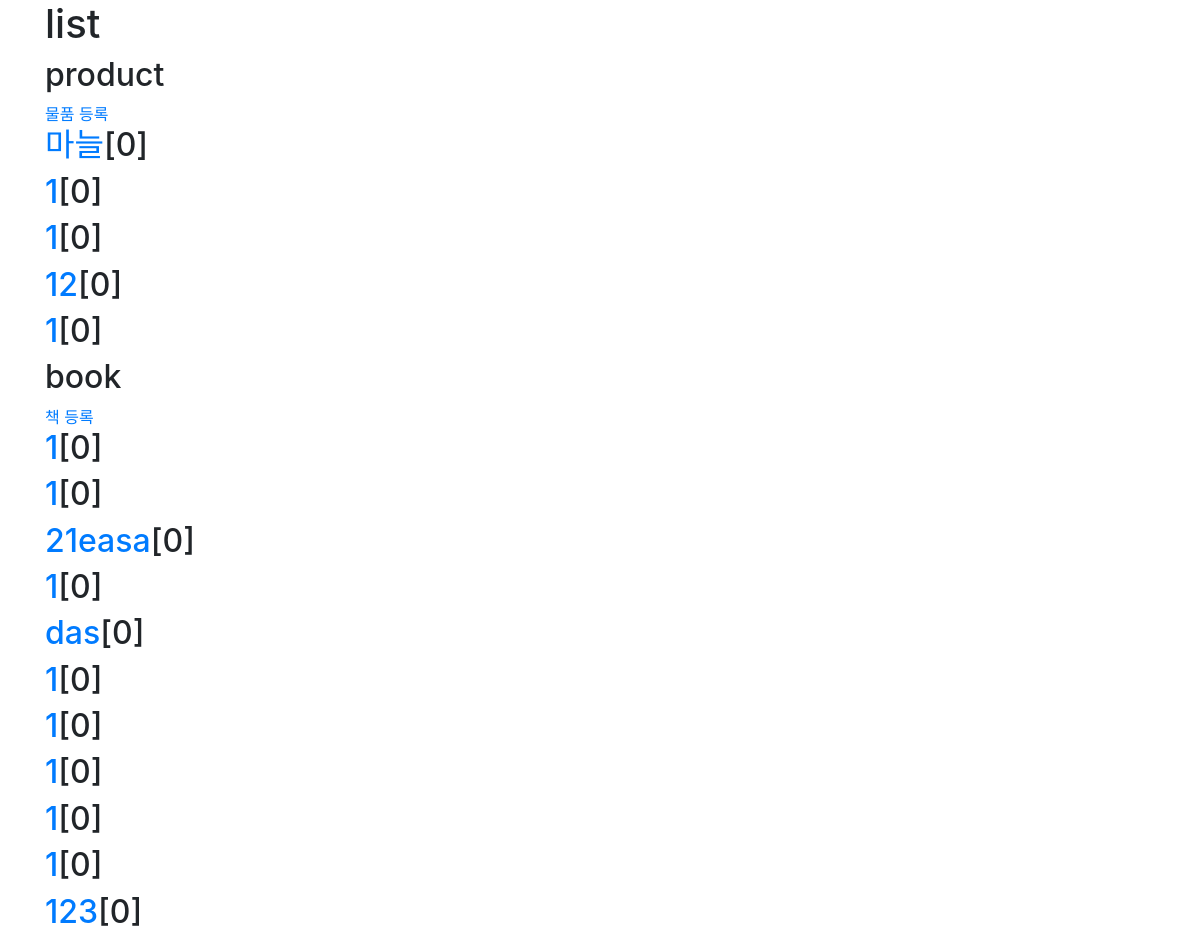
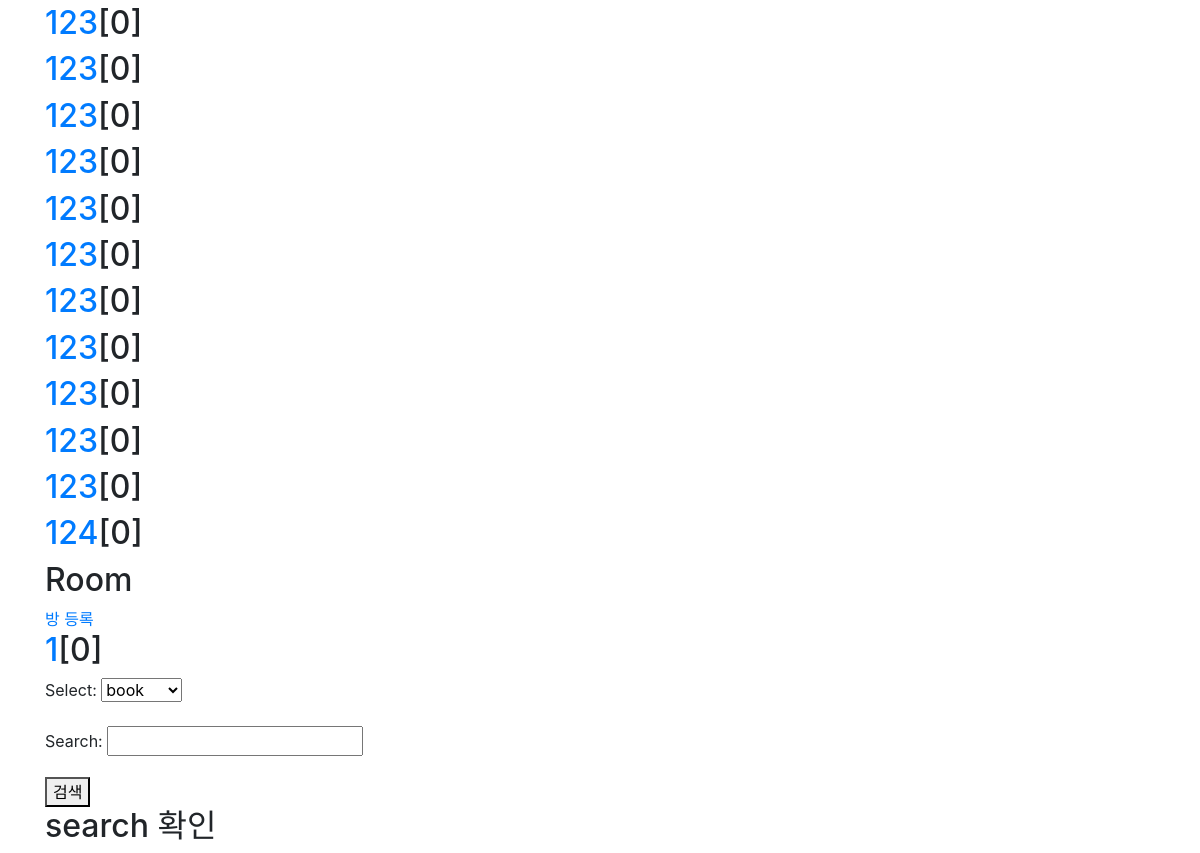
The page /market/ on the database as committed earlier (2 pictures, top to bottom).
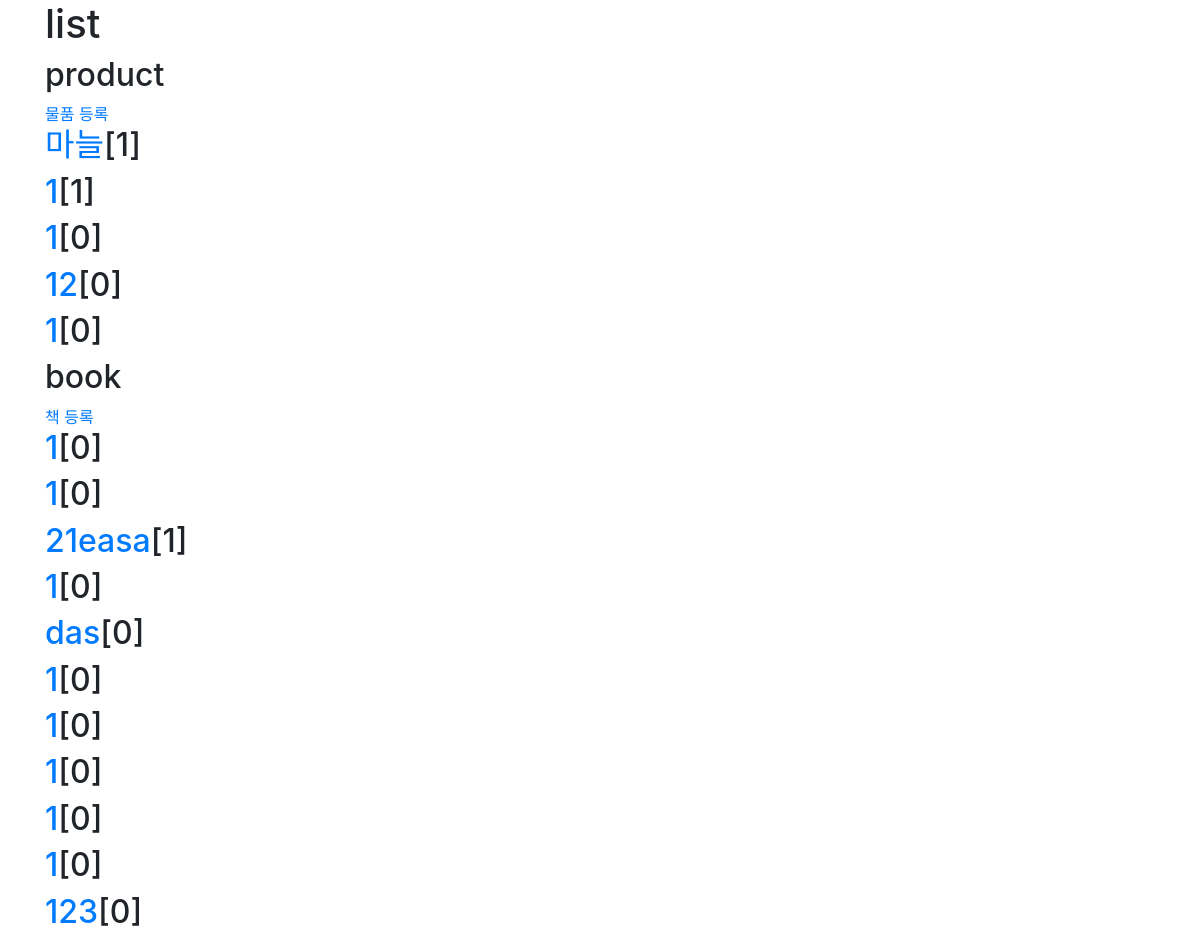
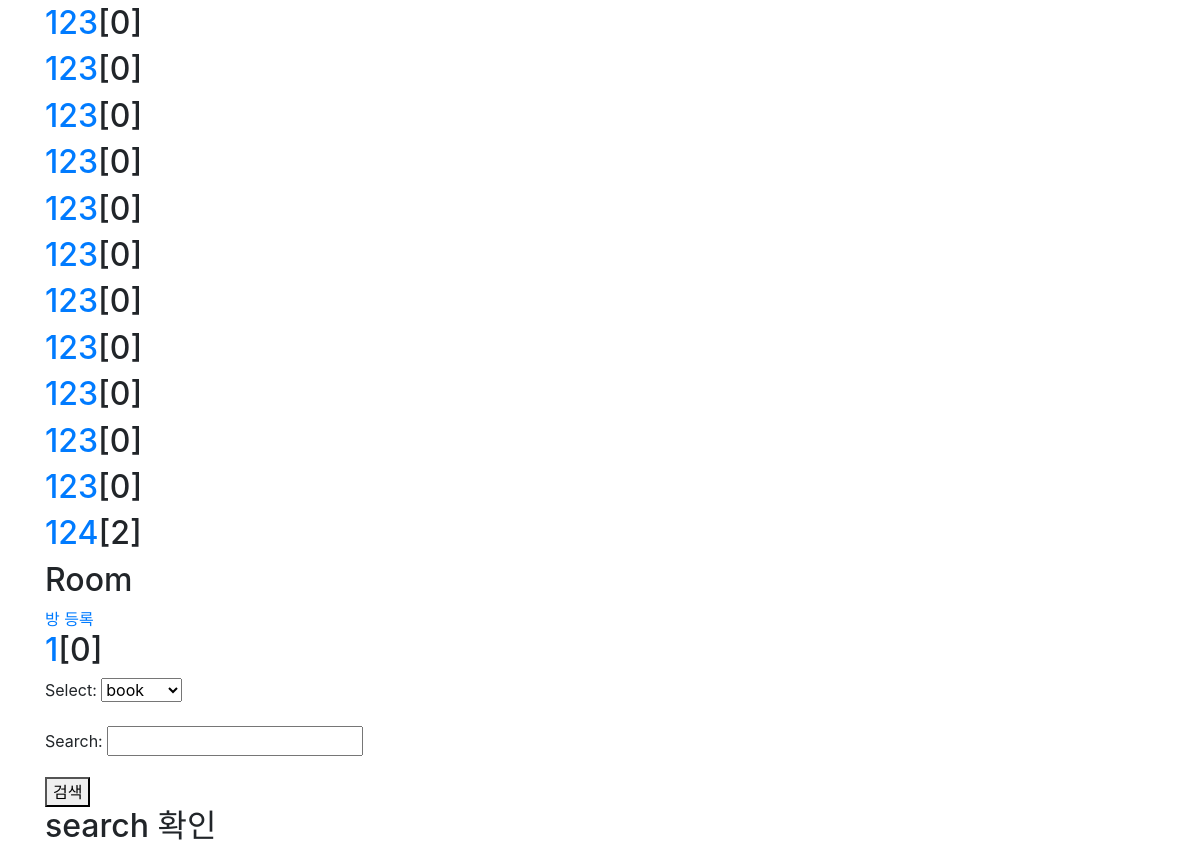
The same page on the database as committed later (2 pictures, top to bottom).
### market/models.py (models this page shows, shortened)
class Base(models.Model):
    price = models.IntegerField()                       #가격
    image = models.FileField(null=True, blank=True)                          #메인이미지
    title = models.CharField(max_length=100)            #제목
    text = models.TextField()                           #내용
    status_content = models.CharField(max_length=100)   #물건상태
    number = models.CharField(max_length=20)            #번호
    soldout = models.BooleanField(default=False)        #판매여부
    hit = models.PositiveIntegerField(default=0)

class Product(Base):
    pass

class Base(models.Model):
    price = models.IntegerField()                       #가격
    image = models.FileField(null=True, blank=True)                          #메인이미지
    title = models.CharField(max_length=100)            #제목
    text = models.TextField()                           #내용
    status_content = models.CharField(max_length=100)   #물건상태
    number = models.CharField(max_length=20)            #번호
    soldout = models.BooleanField(default=False)        #판매여부
    hit = models.PositiveIntegerField(default=0)

class Book(Base):
    edition = models.CharField(max_length=5)
    author = models.CharField(max_length=10)

### market/views.py (the view)
# urls.py: path('', views.list, name="list"),
def list(request):
    product_all = Product.objects.all()
    book_all = Book.objects.all()
    room_all = Room.objects.all()
    form = SearchForm()
    return render(request, 'market/list.html', {'products' : product_all, 'books':book_all, 'rooms':room_all, 'form':form,})

### market/forms.py
class SearchForm(forms.Form):
    CHOICES= (
    ('1', 'book'),
    ('2', 'product'),
    ('3', 'room'),
    )
    select = forms.CharField(widget=forms.Select(choices=CHOICES))
    search = forms.CharField(max_length=200)

### market/templates/market/list.html (shortened to what this page needs)
{% extends "market/base.html" %}
{% block content %}
    <div class="container">
        <h1>list</h1>
        <h2>product</h2>
        <a href="{% url 'product_new'%}" class="top-menu">물품 등록</a>
        {% for product in products.all %}
                <h2><a href="/market/product/{{product.id}}/hit">{{product.title}}</a>[{{product.hit}}]</h2>
        {% endfor %}
        <h2>book</h2>
        <a href="{% url 'book_new'%}" class="top-menu">책 등록</a>
        {% for book in books.all %}
            <h2><a href="/market/book/{{book.id}}/hit">{{book.title}}</a>[{{book.hit}}]</h2>
        {% endfor %}
        <h2>Room</h2>
        <a href="{% url 'room_new'%}" class="top-menu">방 등록</a>
        {% for room in rooms.all %}
            <h2><a href="/market/room/{{room.id}}/hit">{{room.title}}</a>[{{room.hit}}]</h2>
        {% endfor %}
    <form action="{% url 'search' %}"method="POST" class="post-form">
        {{ form.as_p }}
        <button type="submit" class="brn brn-secondary">검색</button>
    </form>
        <h2>search 확인</h2>
    </div>
{% endblock %}

Rows that differ between the two databases and show on the page:
changed through a linked row, Product "마늘": hit "0" → "1"
changed through a linked row, Product (number 2 of 5 on the later page): hit "0" → "1"
changed through a linked row, Book "21easa": hit "0" → "1"
changed through a linked row, Book (number 23 of 23 on the later page): hit "0" → "2"
